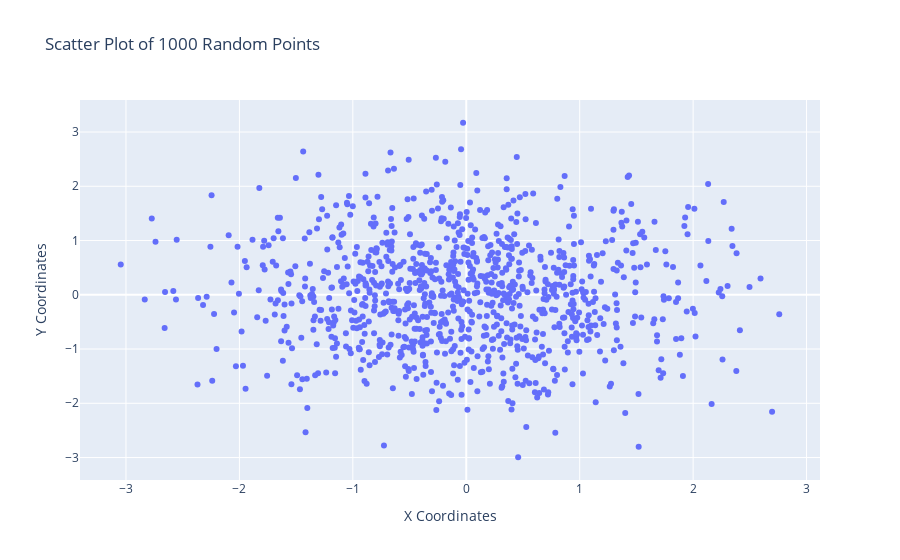

Notebook code for this chart:
### Markdown cell above
1.Write a program to draw a scatter plot for random 1000 x and y coordinates

### Code cell
def plot_scatter_random_points():
    """
        Description:
            Plots a scatter plot of 1000 random x and y coordinates using plotly.

        Parameters:
            None

        Returns:
            None
    """
    # Generate 1000 random x and y coordinates
    np.random.seed(0)  
    x = np.random.randn(1000)
    y = np.random.randn(1000)

    fig = px.scatter(x=x, y=y, title="Scatter Plot of 1000 Random Points", labels={"x": "X Coordinates", "y": "Y Coordinates"})

    fig.show()

def main():

    plot_scatter_random_points()

if __name__ == "__main__":
    main()

### Figure 1 — Plotly figure (JSON) as saved in the notebook; plotly's stock layout.template omitted (floating-point values rounded to 4 significant figures; data arrays with more than 128 entries replaced by an {"elided": "..."} marker saying what was removed)
{"data": [{"hovertemplate": "X Coordinates=%{x}<br>Y Coordinates=%{y}<extra></extra>", "legendgroup": "", "marker": {"color": "#636efa", "symbol": "circle"}, "mode": "markers", "name": "", "orientation": "v", "showlegend": false, "type": "scatter", "x": {"elided": "1000 float values"}, "xaxis": "x", "y": {"elided": "1000 float values"}, "yaxis": "y"}], "layout": {"legend": {"tracegroupgap": 0}, "title": {"text": "Scatter Plot of 1000 Random Points"}, "xaxis": {"anchor": "y", "domain": [0, 1], "title": {"text": "X Coordinates"}}, "yaxis": {"anchor": "x", "domain": [0, 1], "title": {"text": "Y Coordinates"}}}}
